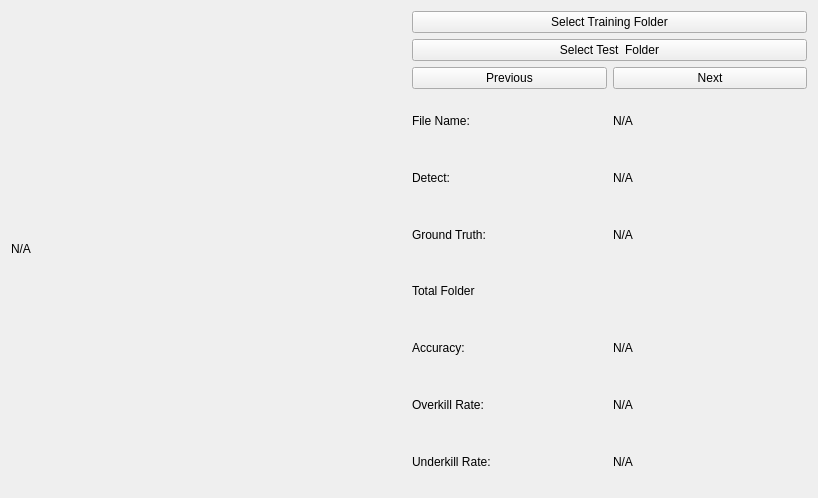
<?xml version="1.0" encoding="UTF-8"?>
<ui version="4.0">
 <class>Form</class>
 <widget class="QWidget" name="Form">
  <property name="windowModality">
   <enum>Qt::NonModal</enum>
  </property>
  <property name="geometry">
   <rect>
    <x>0</x>
    <y>0</y>
    <width>818</width>
    <height>498</height>
   </rect>
  </property>
  <property name="windowTitle">
   <string>Black Object Detect</string>
  </property>
  <layout class="QVBoxLayout" name="verticalLayout_3">
   <item>
    <layout class="QHBoxLayout" name="horizontalLayout_8">
     <item>
      <widget class="QLabel" name="label_org_img">
       <property name="text">
        <string>N/A</string>
       </property>
      </widget>
     </item>
     <item>
      <layout class="QVBoxLayout" name="verticalLayout_2">
       <item>
        <layout class="QVBoxLayout" name="verticalLayout">
         <item>
          <widget class="QPushButton" name="pushButton_select_training_folder">
           <property name="text">
            <string>Select Training Folder</string>
           </property>
          </widget>
         </item>
         <item>
          <widget class="QPushButton" name="pushButton_select_test_folder">
           <property name="text">
            <string>Select Test  Folder</string>
           </property>
          </widget>
         </item>
        </layout>
       </item>
       <item>
        <layout class="QHBoxLayout" name="horizontalLayout_7">
         <item>
          <widget class="QPushButton" name="pushButton_previous">
           <property name="text">
            <string>Previous</string>
           </property>
          </widget>
         </item>
         <item>
          <widget class="QPushButton" name="pushButton_next">
           <property name="text">
            <string>Next</string>
           </property>
          </widget>
         </item>
        </layout>
       </item>
       <item>
        <layout class="QHBoxLayout" name="horizontalLayout">
         <item>
          <widget class="QLabel" name="label_7">
           <property name="text">
            <string>File Name:</string>
           </property>
          </widget>
         </item>
         <item>
          <widget class="QLabel" name="label_file_name">
           <property name="text">
            <string>N/A</string>
           </property>
          </widget>
         </item>
        </layout>
       </item>
       <item>
        <layout class="QHBoxLayout" name="horizontalLayout_2">
         <item>
          <widget class="QLabel" name="label_2">
           <property name="text">
            <string>Detect:</string>
           </property>
          </widget>
         </item>
         <item>
          <widget class="QLabel" name="label_detect_result">
           <property name="text">
            <string>N/A</string>
           </property>
          </widget>
         </item>
        </layout>
       </item>
       <item>
        <layout class="QHBoxLayout" name="horizontalLayout_6">
         <item>
          <widget class="QLabel" name="label_12">
           <property name="text">
            <string>Ground Truth:</string>
           </property>
          </widget>
         </item>
         <item>
          <widget class="QLabel" name="label_GT_result">
           <property name="text">
            <string>N/A</string>
           </property>
          </widget>
         </item>
        </layout>
       </item>
       <item>
        <widget class="QLabel" name="label_14">
         <property name="text">
          <string>Total Folder</string>
         </property>
        </widget>
       </item>
       <item>
        <layout class="QHBoxLayout" name="horizontalLayout_3">
         <item>
          <widget class="QLabel" name="label_3">
           <property name="text">
            <string>Accuracy:</string>
           </property>
          </widget>
         </item>
         <item>
          <widget class="QLabel" name="label_accuracy">
           <property name="text">
            <string>N/A</string>
           </property>
          </widget>
         </item>
        </layout>
       </item>
       <item>
        <layout class="QHBoxLayout" name="horizontalLayout_4">
         <item>
          <widget class="QLabel" name="label_4">
           <property name="text">
            <string>Overkill Rate:</string>
           </property>
          </widget>
         </item>
         <item>
          <widget class="QLabel" name="label_overkill_rate">
           <property name="text">
            <string>N/A</string>
           </property>
          </widget>
         </item>
        </layout>
       </item>
       <item>
        <layout class="QHBoxLayout" name="horizontalLayout_5">
         <item>
          <widget class="QLabel" name="label_6">
           <property name="text">
            <string>Underkill Rate:</string>
           </property>
          </widget>
         </item>
         <item>
          <widget class="QLabel" name="label_underkill_rate">
           <property name="text">
            <string>N/A</string>
           </property>
          </widget>
         </item>
        </layout>
       </item>
      </layout>
     </item>
    </layout>
   </item>
  </layout>
 </widget>
 <resources/>
 <connections/>
</ui>
